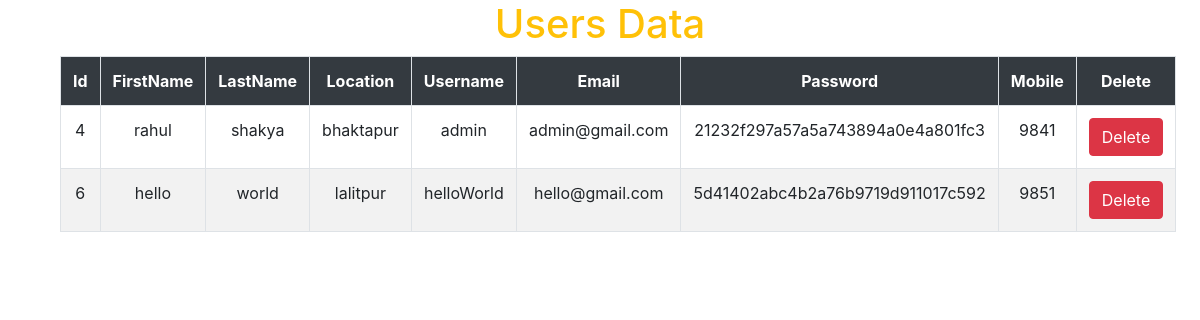
/backend/users.php, run on the app's committed database.
### tables this page shows
CREATE TABLE `users` (
  `id` int(11) NOT NULL,
  `firstname` varchar(255) NOT NULL,
  `lastname` varchar(255) NOT NULL,
  `location` varchar(255) NOT NULL,
  `username` varchar(255) NOT NULL,
  `password` varchar(255) NOT NULL,
  `mobilenumber` int(11) NOT NULL,
  `email` varchar(255) NOT NULL
);

### backend/users.php (the view, shortened to what this page needs)
<!DOCTYPE html>
<html>
<head>
  <link rel="stylesheet" href="https://cdn.jsdelivr.net/npm/bootstrap@4.6.1/dist/css/bootstrap.min.css">
  <link rel="stylesheet" type="text/css" href="demo.css">
</head>
<body>
	<div class="container">
		<div class="col-lg-12">
			<h1 class="text-warning text-center">Users Data</h1>
			<table class="table table-striped table-hover table-bordered">
				<tr class="bg-dark text-white text-center">
					<th>Id</th>
					<th>FirstName</th>
					<th>LastName</th>
					<th>Location</th>
					<th>Username</th>
					<th>Email</th>
					<th>Password</th>
					<th>Mobile</th>
					<th>Delete</th>
				</tr>
			<?php
				include 'connect.php';
				$q = "select * from users";
				$query=mysqli_query($con,$q);
				while ($result = mysqli_fetch_array($query)) {
			?>
				<tr class="text-center">
					<td><?php echo $result['id']; ?></td>
					<td><?php echo $result['firstname']; ?></td>
					<td><?php echo $result['lastname']; ?></td>
					<td><?php echo $result['location']; ?></td>
					<td><?php echo $result['username']; ?></td>
					<td><?php echo $result['email']; ?></td>
					<td><?php echo $result['password']; ?></td>
                    <td><?php echo $result['mobilenumber']; ?></td>
					<td><button class="btn-danger btn"><a href="delete.php? id=<?php echo $result['id']; ?>"class="text-white">Delete</a>  </button></td>
				</tr>
				<?php
			}
				?>
			</table>
		</div>
	</div>
</body>
</html>

### data on the page
users: id "4", firstname "rahul", lastname "shakya", location "bhaktapur", username "admin", email "admin@gmail.com", password "21232f297a57a5a743894a0e4a801fc3", mobilenumber "9841"
users: id "6", firstname "hello", lastname "world", location "lalitpur", username "helloWorld", email "hello@gmail.com", password "5d41402abc4b2a76b9719d911017c592", mobilenumber "9851"
